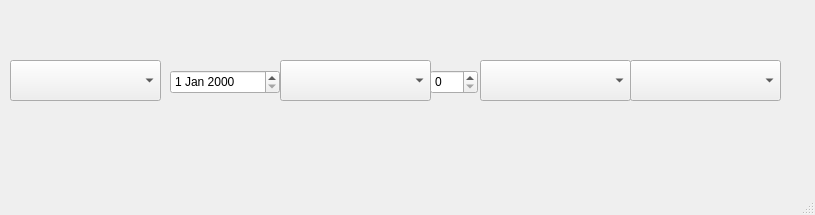
<?xml version="1.0" encoding="UTF-8"?>
<ui version="4.0">
 <class>MainWindow</class>
 <widget class="QMainWindow" name="MainWindow">
  <property name="geometry">
   <rect>
    <x>0</x>
    <y>0</y>
    <width>815</width>
    <height>215</height>
   </rect>
  </property>
  <property name="windowTitle">
   <string>MainWindow</string>
  </property>
  <widget class="QWidget" name="centralwidget">
   <widget class="QComboBox" name="comboBox">
    <property name="geometry">
     <rect>
      <x>280</x>
      <y>60</y>
      <width>151</width>
      <height>41</height>
     </rect>
    </property>
   </widget>
   <widget class="QComboBox" name="Courier">
    <property name="geometry">
     <rect>
      <x>10</x>
      <y>60</y>
      <width>151</width>
      <height>41</height>
     </rect>
    </property>
   </widget>
   <widget class="QComboBox" name="comboBox_3">
    <property name="geometry">
     <rect>
      <x>630</x>
      <y>60</y>
      <width>151</width>
      <height>41</height>
     </rect>
    </property>
   </widget>
   <widget class="QComboBox" name="comboBox_4">
    <property name="geometry">
     <rect>
      <x>480</x>
      <y>60</y>
      <width>151</width>
      <height>41</height>
     </rect>
    </property>
   </widget>
   <widget class="QDateEdit" name="dateEdit">
    <property name="geometry">
     <rect>
      <x>170</x>
      <y>70</y>
      <width>110</width>
      <height>24</height>
     </rect>
    </property>
   </widget>
   <widget class="QSpinBox" name="spinBox">
    <property name="geometry">
     <rect>
      <x>430</x>
      <y>70</y>
      <width>48</width>
      <height>24</height>
     </rect>
    </property>
   </widget>
  </widget>
  <widget class="QMenuBar" name="menubar">
   <property name="geometry">
    <rect>
     <x>0</x>
     <y>0</y>
     <width>815</width>
     <height>24</height>
    </rect>
   </property>
  </widget>
  <widget class="QStatusBar" name="statusbar"/>
 </widget>
 <resources/>
 <connections/>
</ui>
